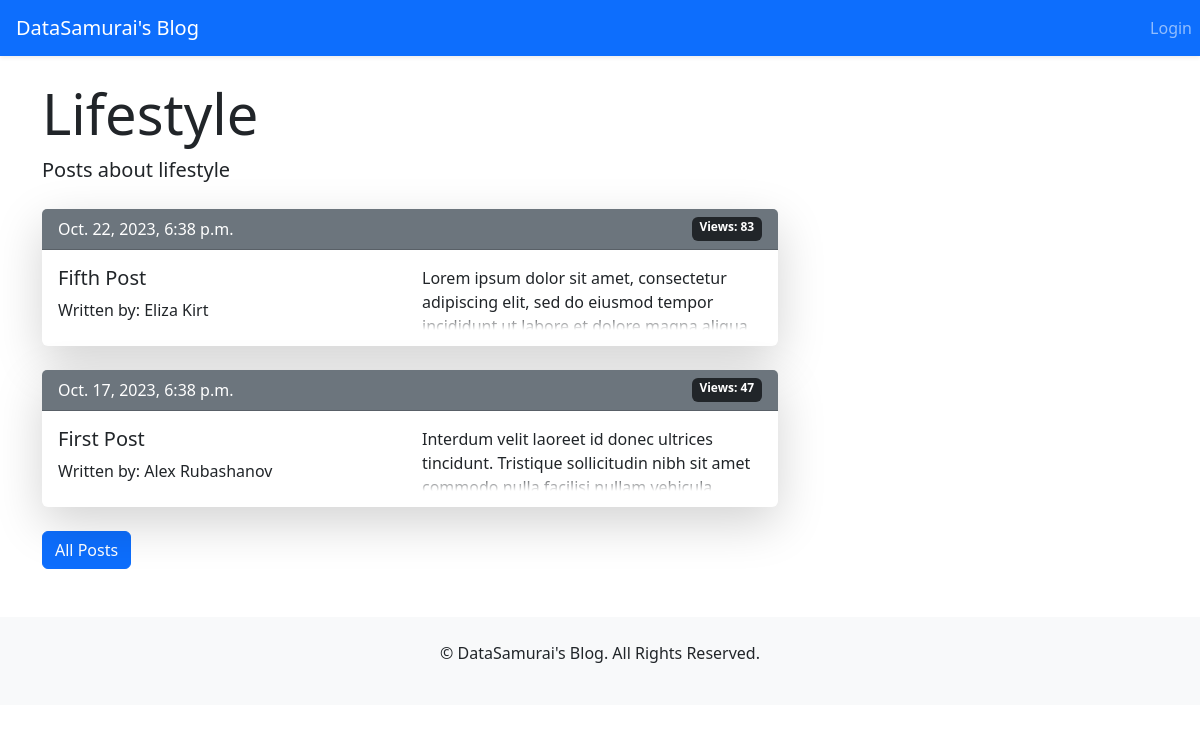
The app's page /blog/category/3/, older data.
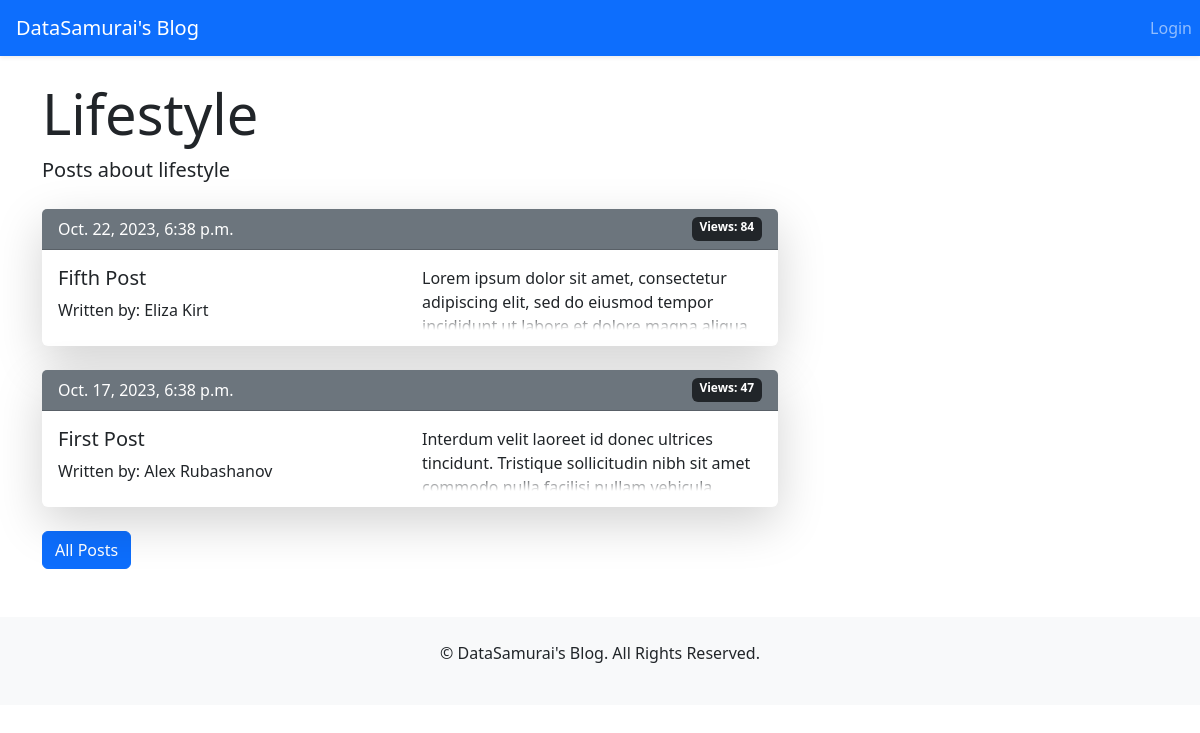
The same page, newer data.
### posts/models.py (models this page shows, shortened)
class Post(models.Model):
    title = models.CharField(max_length=50, unique=True)
    content = RichTextField()
    category = models.ForeignKey('Category', on_delete=models.SET_NULL, null=True)
    date_published = models.DateTimeField(auto_now_add=True)
    date_edited = models.DateTimeField(auto_now=True)
    views = models.PositiveIntegerField(default=0)
    author = models.ForeignKey(settings.AUTH_USER_MODEL, on_delete=models.SET_NULL, null=True)
    is_published = models.BooleanField(default=False)
    class Meta:
        ordering = ['-date_published']

### posts/views.py (the view)
# urls.py: path('category/<int:category_id>/', views.CategoryDetailView.as_view(), name='category_detail'),
class CategoryDetailView(DetailView):
    model = Category
    template_name = 'posts/category_detail.html'
    context_object_name = 'category'
    def get_object(self, queryset=None):
        category_id = self.kwargs.get('category_id')
        return get_object_or_404(Category, pk=category_id)
    def get_context_data(self, **kwargs):
        context = super().get_context_data(**kwargs)
        context['posts'] = self.object.post_set.filter(is_published=True)
        return context

### templates/posts/category_detail.html
{% extends 'base.html' %}
{% block page_content %}
    <h2 class="display-4">{{ category.title }}</h2>
    <p class="lead">{{ category.description }}</p>
    <div class="row mt-4">
        <div class="col-md-8">
            {% for post in posts %}
                <div class="card mb-4 border-0 shadow-lg">
                    <div class="card-header bg-secondary text-white d-flex justify-content-between">
                        <span>{{ post.date_published }}</span>
                        <span class="badge bg-dark">Views: {{ post.views }}</span>
                    </div>
                    <div class="card-body">
                        <div class="row">
                            <div class="col-md-6">
                                <h5 class="card-title">
                                    <a href="{% url 'post_detail' post.id %}" class="text-dark text-decoration-none">
                                        {{ post.title }}
                                    </a>
                                </h5>
                                <p class="card-text">Written
                                    by: {{ post.author.first_name }} {{ post.author.last_name }}</p>
                            </div>
                            <div class="col-md-6">
                                <div class="fade-out">
                                    {{ post.content|safe }}
                                </div>
                            </div>
                        </div>
                    </div>
                </div>
            {% endfor %}
        </div>
    </div>
    <a href="{% url 'post_list' %}" class="btn btn-primary">All Posts</a>
{% endblock %}

Row changes from the older to the newer data that the page shows:
changed Post "Fifth Post": views "83" → "84"
